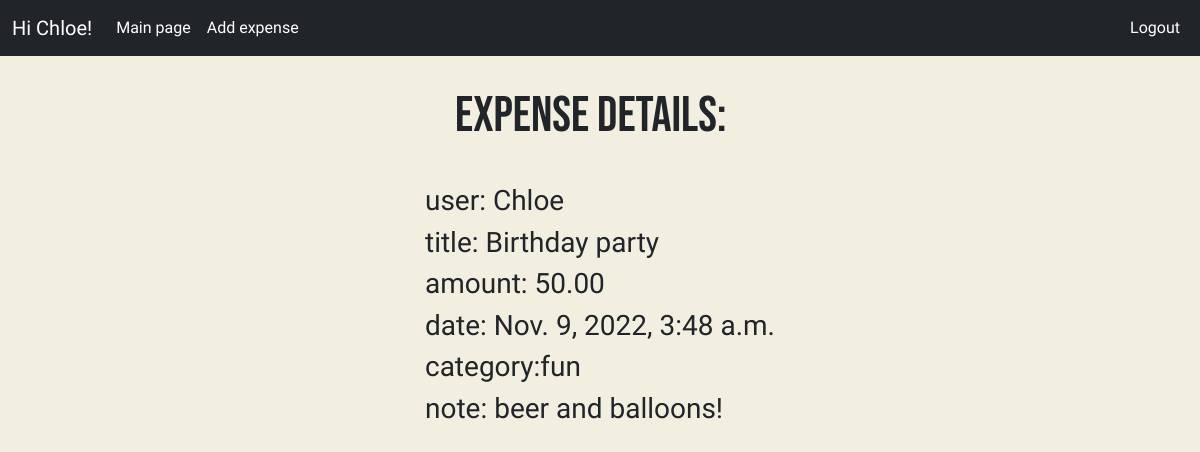
Page /expense/2 (signed in) on the committed database.
### expense_list/models.py (models this page shows, shortened)
class Expense(models.Model):
    user = models.ForeignKey(User, on_delete=models.CASCADE, null=True, blank=True)
    title = models.CharField(max_length=200, null= False, blank=False, default='title')
    amount = models.DecimalField(max_digits=8, decimal_places=2)
    description = models.TextField(null=False, blank=True, default='text')
    date = models.DateTimeField(default=timezone.now)
    category = models.ForeignKey(Category, on_delete=models.CASCADE)
    class Meta:
        ordering = ['-date']

class Category(models.Model):
    title = models.CharField(max_length=50, null=True, blank=False)
    def __str__(self):
        return self.title

### expense_list/views.py (the view)
# urls.py: path('expense/<int:pk>', ExpenseDetail.as_view(), name='expensedetail'),
class ExpenseDetail(LoginRequiredMixin, DetailView):
    model = Expense
    context_object_name = 'expense'

### expense_list/templates/expense_list/expense_detail.html (shortened to what this page needs)
{% extends 'expense_list/main.html' %}
{% block content %}
<nav class="navbar navbar-expand-lg navbar-dark bg-dark sticky-top">
  <div class="container-fluid">
    <a class="navbar-brand">Hi {{request.user|title}}!</a>
    <div class="collapse navbar-collapse" id="navbarNav">
      <ul class="navbar-nav me-auto">
        <li class="nav-item">
          <a class="nav-link active" href="{% url 'expenselist' %}">Main page</a>
        </li>
                <li class="nav-item">
          <a class="nav-link active" href="{% url 'expensecreate' %}">Add expense</a>
        </li>
      </ul>
      <ul class="navbar-nav ms-auto">
        {% if request.user.is_authenticated %}
        <li class="nav-item">
          <a class="nav-link active" href = "{% url 'logout' %}">Logout</a>
        </li>
          {% else %}
        <li class="nav-item">
          <a class="nav-link active" href = "{% url 'login' %}">Login</a>
        </li>
        {% endif %}
      </ul>
    </div>
  </div>
</nav>
<div class="container-fluid d-flex justify-content-center">
    <div class="row">
    <div class="col-12-xsmall add-expense">
    <h2>Expense details:</h2>
    <h3>user: {{expense.user}}</h3>
    <h3>title: {{expense.title}}</h3>
    <h3>amount: {{expense.amount}}</h3>
    <h3>date: {{expense.date}}</h3>
    <h3>category:{{expense.category}}</h3>
    <h3>note: {{expense.description}}</h3>
    </div>
    </div>
</div>
{% endblock content %}

### expense_list/templates/expense_list/main.html (style rules this page uses)
body { background-color: #F3EFE0; font-family: 'Pontano Sans', sans-serif; }
a { color: #4b5156; text-decoration: none; }
h2 { font-family: 'Bebas Neue', cursive !important; font-size: 50px; padding: 30px; }

### rows in the picture
Expense: user "Chloe", title "Birthday party", amount "50.00", date "Nov. 9, 2022, 3:48 a.m.", category "fun", description "beer and balloons!"

### other values in the picture
{{ request.user|title }} "Chloe"
